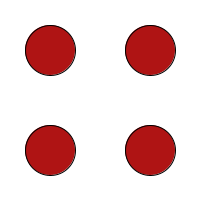
Frame 1 (no input)
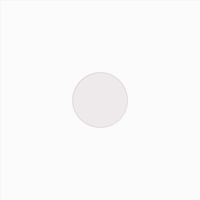
Frame 60 (the mouse pressed at the canvas centre just before this capture)
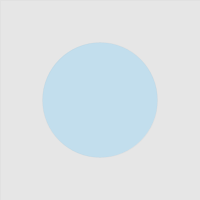
Frame 120 (the mouse held since frame 60 and released just before this capture)

The Processing sketch that drew these frames (run headless with seeded random() and noise(); from frame 60 on, the mouse is pressed at the canvas centre):

// Processing sketch: processing_152724
// ── processing_152724.pde

// Exercise 4-4: RECREATE SCREENSHOTS
// "Learning Processing" by Daniel Shiffman
// Three screenshots in one Processing sketch

float centerX = width;
float centerY = height;
float circleW = 50;
float circleH = 50;

float x1 = width/2;
float y1 = height/2;
float x2 = width * 1.5;
float y2 = height/2;
float x3 = x1;
float y3 = height * 1.5;
float x4 = x2;
float y4 = y3;
int counter = 0;
int alpha = 255;
int alpha2 = 0;
int puntoX = width;
int puntoY = height;

void setup() {
  size(200,200);
  smooth();
}

void draw() {
  
background(255);   
ellipseMode(CENTER);
  
  stroke(0,alpha);
  fill(175,20,20,alpha);
// ellipse1
   ellipse(x1,y1,circleW,circleH);

// ellipse2
   ellipse(x2,y2, circleW, circleH);

// ellipse3
ellipse(x3,y3, circleW, circleH);

// ellipse4
ellipse(x4,y4, circleW, circleH);
 

if ((x1 < centerX) || (y1 < centerY)) {
x1 ++;
    y1 ++;
    x3 ++;
    y3 --;
    x2 --;
    y2 ++;
    x4 --;
    y4 --;
    alpha = alpha - 5;
}
else {

// Rectangulo que hace de fondo gris
fill(230, alpha2 * 4);
rect (0, 0, width, height); 

alpha2 ++;
}

// Ellipse 5
counter ++;
if (counter >= 55) {
fill(100,200,255,alpha2);
ellipse(centerX, centerY, circleW, circleH);
circleW ++; 
circleH ++; }


if ( circleW >= width + 100 ) 
{
// Dibujar líneas que se unen al centro y que puedes mover al arrastrar con el mouse

  stroke(0,100);
  line(width/2,0,puntoX,puntoY);
  line(puntoX,puntoY,0,height);
  line(puntoX,puntoY,width,height);
  
  noStroke();
  
// quad izquierdo
  fill(20,20,200,25);
  quad (0, 0, width/2, 0, puntoX, puntoY, 0, height);
  
// quad derecho  
  fill(0,0,200,50);
  quad (width/2, 0, width, 0, width, height, puntoX, puntoY);
  }
}

// Para arrastrar las líneas que se unen al centro
void mouseDragged()
{
 if (true) { 
puntoX = pmouseX;
puntoY = pmouseY;
}
}

// Regresar puntoX y puntoY a sus posiciones originales
void keyPressed() {
puntoX = width/2 ;
puntoY = height/2 ;
}
